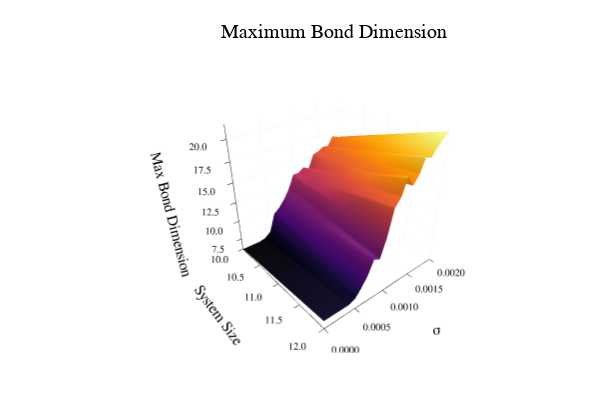

Here is the notebook cell this chart was saved with:
### Code cell
println("--- Loading and Plotting from File ---")
plt = load_data_and_plot(filename)
display(plt)

### Figure 1 — Plotly figure (JSON) as saved in the notebook; plotly's stock layout.template omitted (floating-point values rounded to 4 significant figures; data arrays with more than 128 entries replaced by an {"elided": "..."} marker saying what was removed)
{"data": [{"colorbar": {"len": 0.8657, "title": "", "x": 0.9934, "y": 0.5087}, "colorscale": {"elided": "256x2 mixed values"}, "name": "y1", "opacity": null, "scene": "scene", "showlegend": false, "showscale": false, "type": "surface", "x": [10, 12], "xaxis": "x", "y": [0, 0.0001, 0.0002, 0.0003, 0.0004, 0.0005, 0.0006, 0.0007, 0.0008, 0.0009, 0.001, 0.0011, 0.0012, 0.0013, 0.0014, 0.0015, 0.0016, 0.0017, 0.0018, 0.0019, 0.002], "yaxis": "y", "z": [[6, 7], [6, 7], [6, 7], [6, 7], [6.2, 7], [6.8, 7.3], [9.1, 8.2], [9.7, 9.3], [10.6, 10.9], [11.8, 10.5], [13.5, 12.6], [13.5, 15.7], [14, 16.6], [13.6, 18.6], [15.3, 17.3], [15.5, 18.2], [15.9, 19.9], [15.8, 19.5], [16.9, 20.4], [16.6, 21], [16.5, 21.6]], "zaxis": "z", "zmax": 21.6, "zmin": 6}], "layout": {"annotations": [{"font": {"color": "rgba(0, 0, 0, 1.000)", "family": "sans-serif", "size": 20}, "rotation": 0, "showarrow": false, "text": "Maximum Bond Dimension", "x": 0.5572, "xanchor": "center", "xref": "paper", "y": 1, "yanchor": "top", "yref": "paper"}], "height": 400, "margin": {"b": 20, "l": 0, "r": 0, "t": 20}, "paper_bgcolor": "rgba(255, 255, 255, 1.000)", "plot_bgcolor": "rgba(255, 255, 255, 1.000)", "scene": {"camera": {"eye": {"x": 1.725, "y": -1.447, "z": 1.3}, "projection": "orthographic"}, "domain": {"x": [0.1209, 0.9934], "y": [0.07581, 0.9415]}, "xaxis": {"gridcolor": "rgba(0, 0, 0, 0.100)", "gridwidth": 0.5, "linecolor": "rgba(0, 0, 0, 1.000)", "mirror": false, "range": [10, 12], "showgrid": true, "showline": true, "showticklabels": true, "tickangle": 0, "tickcolor": "rgb(0, 0, 0)", "tickfont": {"color": "rgba(0, 0, 0, 1.000)", "family": "sans-serif", "size": 11}, "tickmode": "array", "ticks": "inside", "ticktext": ["10.0", "10.5", "11.0", "11.5", "12.0"], "tickvals": [10, 10.5, 11, 11.5, 12], "title": "System Size", "titlefont": {"color": "rgba(0, 0, 0, 1.000)", "family": "sans-serif", "size": 15}, "type": "-", "visible": true, "zeroline": false, "zerolinecolor": "rgba(0, 0, 0, 1.000)"}, "yaxis": {"gridcolor": "rgba(0, 0, 0, 0.100)", "gridwidth": 0.5, "linecolor": "rgba(0, 0, 0, 1.000)", "mirror": false, "range": [0, 0.002], "showgrid": true, "showline": true, "showticklabels": true, "tickangle": 0, "tickcolor": "rgb(0, 0, 0)", "tickfont": {"color": "rgba(0, 0, 0, 1.000)", "family": "sans-serif", "size": 11}, "tickmode": "array", "ticks": "inside", "ticktext": ["0.0000", "0.0005", "0.0010", "0.0015", "0.0020"], "tickvals": [0, 0.0005, 0.001, 0.0015, 0.002], "title": "σ", "titlefont": {"color": "rgba(0, 0, 0, 1.000)", "family": "sans-serif", "size": 15}, "type": "-", "visible": true, "zeroline": false, "zerolinecolor": "rgba(0, 0, 0, 1.000)"}, "zaxis": {"gridcolor": "rgba(0, 0, 0, 0.100)", "gridwidth": 0.5, "linecolor": "rgba(0, 0, 0, 1.000)", "mirror": false, "range": [6, 21.6], "showgrid": true, "showline": true, "showticklabels": true, "tickangle": 0, "tickcolor": "rgb(0, 0, 0)", "tickfont": {"color": "rgba(0, 0, 0, 1.000)", "family": "sans-serif", "size": 11}, "tickmode": "array", "ticks": "inside", "ticktext": ["7.5", "10.0", "12.5", "15.0", "17.5", "20.0"], "tickvals": [7.5, 10, 12.5, 15, 17.5, 20], "title": "Max Bond Dimension", "titlefont": {"color": "rgba(0, 0, 0, 1.000)", "family": "sans-serif", "size": 15}, "type": "-", "visible": true, "zeroline": false, "zerolinecolor": "rgba(0, 0, 0, 1.000)"}}, "showlegend": false, "width": 600}}
